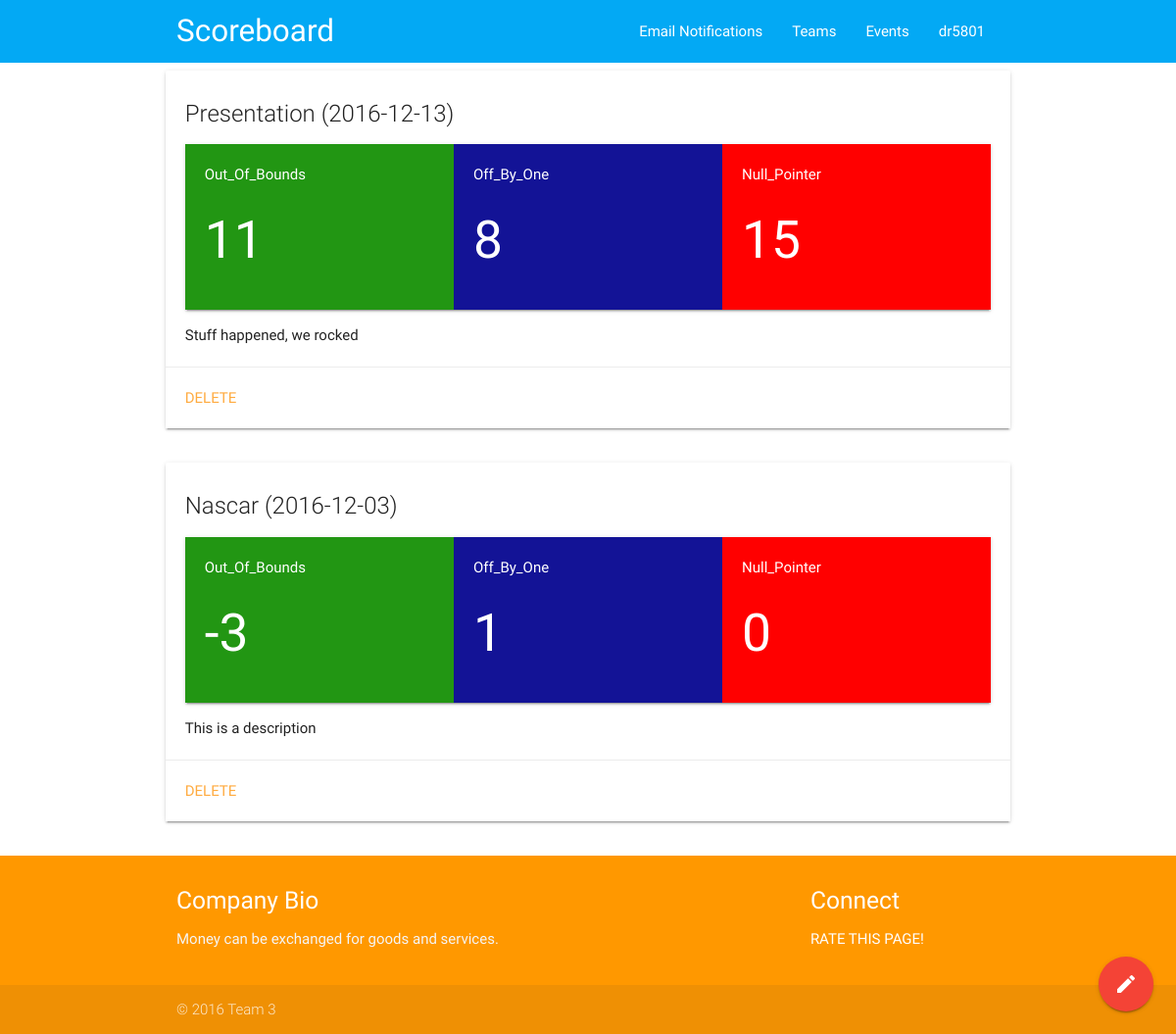
The page /events_page.php (signed in) on the database its author committed.
### tables this page shows
CREATE TABLE `Points` (
  `ID` int(11) NOT NULL AUTO_INCREMENT,
  `Points` int(11) DEFAULT NULL,
  `EventID` int(11) NOT NULL,
  `TeamID` int(11) NOT NULL,
  PRIMARY KEY (`ID`),
  UNIQUE KEY `Event_&_Team_Unique` (`TeamID`,`EventID`),
  KEY `ID_idx` (`TeamID`),
  KEY `EventID_idx` (`EventID`),
  CONSTRAINT `EventID` FOREIGN KEY (`EventID`) REFERENCES `Events` (`ID`) ON DELETE CASCADE,
  CONSTRAINT `ID` FOREIGN KEY (`TeamID`) REFERENCES `Teams` (`ID`) ON DELETE NO ACTION ON UPDATE NO ACTION
);

CREATE TABLE `Events` (
  `ID` int(11) NOT NULL AUTO_INCREMENT,
  `Name` varchar(45) NOT NULL,
  `Date` date NOT NULL,
  `Description` varchar(140) NOT NULL,
  PRIMARY KEY (`ID`)
);

CREATE TABLE `Teams` (
  `ID` int(11) NOT NULL AUTO_INCREMENT,
  `Name` varchar(45) NOT NULL,
  `Logo` varchar(45) NOT NULL,
  `Color` varchar(10) NOT NULL,
  PRIMARY KEY (`ID`)
);

### Gateways/config.php (called while the page is built)
<?php
$credentials = array
(
	'db'       => 'mysql:host=webprog.cs.ship.edu;dbname=webprog27',
	'username' => 'webprog27',
	'password' => 'isulcads',
);
?>

### Gateways/ConnectionHandler.php (called while the page is built)
<?php
require_once 'config.php';
  class ConnectionHandler
  {
    private static $connection = null;
    public static function getConnection()
    {
        global $credentials;
        if(is_null(ConnectionHandler::$connection))
        {
          try
          {
            ConnectionHandler::$connection = new PDO($credentials['db'], $credentials['username'], $credentials['password']);
            ConnectionHandler::$connection->setAttribute(PDO::ATTR_ERRMODE, PDO::ERRMODE_EXCEPTION);
            ConnectionHandler::$connection->setAttribute(PDO::ATTR_EMULATE_PREPARES, false);
          } catch (PDOException $e) {
  					echo 'Connection failed: ' . $e->getMessage() . '<br/>';
  				}
        }
        return ConnectionHandler::$connection;
    }
  }
?>

### Gateways/EventsGateway.php (called while the page is built, shortened)
<?php
require_once 'ConnectionHandler.php';
    class EventsGateway
    {
      public static function getRecentEvents($limit)
      {
        $allEvents = null;
        try
        {
          $statement = ConnectionHandler::getConnection()->prepare("SELECT e.ID as id, e.Name as event_name, e.Date as event_date, e.Description as event_desc, t.Name as team_name, p.Points as points, t.Color as team_bg FROM Events e JOIN Points p ON p.EventID = e.ID JOIN Teams t ON p.TeamID = t.ID ORDER BY e.Date DESC, t.Name DESC LIMIT :limit");
          $statement->bindParam(':limit', $limit);
          $statement->execute();
          $allEvents = $statement->fetchAll();
        }
        catch(PDOException $e)
        {
          $successful = false;
        }
        return $allEvents;
      }
    }
?>

### modulesEventsThing.php (the view, shortened to what this page needs)
  <?php
    require_once 'Gateways/EventsGateway.php';
    $evg = new EventsGateway();
    $events = $evg->getRecentEvents(100);
    $current_id = -1;
    $first = true;
    foreach($events as $event) {
      $event_tn = $event['team_name'];
      $event_tp = $event['points'];
      $team_bg = $event['team_bg'];
      if($current_id != $event['id']) {
        if($first != true) {
        ?>
              </div>
              <p><?php echo $event_desc; ?></p>
            </div>
            <?php if($logged_in) { ?>
            <div class="card-action">
              <a href="event_delete.php?event_id=<?php echo $current_id;?>">Delete</a>
            </div>
            <?php } ?>
          </div>
        </div>
        <?php
        }
        $event_name = $event['event_name'];
        $event_date = $event['event_date'];
        $event_desc = $event['event_desc'];
        $current_id = $event['id'];
        $first = false;
        ?>
        <div class="row s12">
          <div class="card">
            <div class="card-content">
              <span class="card-title"><?php echo $event_name . " (" . $event_date . ")"; ?></span>
              <div class="card horizontal">
        <?php } ?>
              <div class="card-stacked" style="background-color: <?php echo $team_bg; ?>;">
                <div class="card-content white-text">
                  <p><?php echo $event_tn; ?></p>
                  <h2><?php echo $event_tp; ?></h2>
                </div>
              </div>
<?php } ?>
        </div>
        <p><?php echo $event_desc; ?></p>
    </div>
    <?php if($logged_in) { ?>
    <div class="card-action">
      <a href="event_delete.php?event_id=<?php echo $current_id;?>">Delete</a>
    </div>
    <?php } ?>
    </div>
</div>

### rows shown on the page
points: EventID.Name "Presentation", EventID.Date "2016-12-13", TeamID.Name "Out_Of_Bounds", Points "11"
points: TeamID.Name "Off_By_One", Points "8"
points: TeamID.Name "Null_Pointer", Points "15"
points: EventID.Name "Nascar", EventID.Date "2016-12-03", TeamID.Name "Out_Of_Bounds", Points "-3"
events: Description "Stuff happened, we rocked"
points: TeamID.Name "Off_By_One", Points "1"
points: TeamID.Name "Null_Pointer", Points "0"
events: Description "This is a description"

### other values the page prints
$_SESSION['username'] "dr5801"
